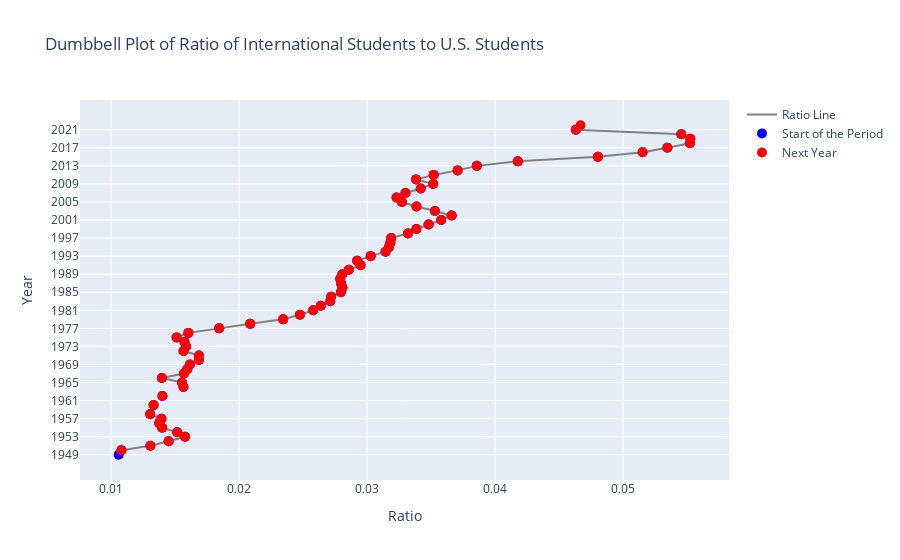

This figure's notebook cell:
### Code cell
# Preparing the data for the dumbbell plot
previous_year_ratio = academic_df['international_us_ratio'][:-1].reset_index(drop=True)
current_year_ratio = academic_df['international_us_ratio'][1:].reset_index(drop=True)

# Creating the dumbbell plot
fig = go.Figure()

# Lines for each pair of years
for i in range(len(previous_year)):
    fig.add_trace(go.Scatter(x=[previous_year_ratio[i], current_year_ratio[i]],
                             y=[previous_year[i], current_year[i]],
                             mode='lines',
                             line_color='grey',
                             name='Ratio Line',  # Custom name for the line
                             showlegend=(i == 0)))  # Show legend only for the first line

# Points for each year
fig.add_trace(go.Scatter(x=previous_year_ratio, y=previous_year, mode='markers', name='Start of the Period', marker=dict(color='blue', size=10)))
fig.add_trace(go.Scatter(x=current_year_ratio, y=current_year, mode='markers', name='Next Year', marker=dict(color='red', size=10)))

fig.update_layout(title='Dumbbell Plot of Ratio of International Students to U.S. Students', xaxis_title='Ratio', yaxis_title='Year', yaxis=dict(type='category'))
fig.show()

### Figure 1 — Plotly figure (JSON) as saved in the notebook; plotly's stock layout.template omitted (floating-point values rounded to 4 significant figures)
{"data": [{"line": {"color": "grey"}, "mode": "lines", "name": "Ratio Line", "showlegend": true, "type": "scatter", "x": [0.01059, 0.01081], "y": [1949, 1950]}, {"line": {"color": "grey"}, "mode": "lines", "name": "Ratio Line", "showlegend": false, "type": "scatter", "x": [0.01081, 0.01307], "y": [1950, 1951]}, {"line": {"color": "grey"}, "mode": "lines", "name": "Ratio Line", "showlegend": false, "type": "scatter", "x": [0.01307, 0.01449], "y": [1951, 1952]}, {"line": {"color": "grey"}, "mode": "lines", "name": "Ratio Line", "showlegend": false, "type": "scatter", "x": [0.01449, 0.01578], "y": [1952, 1953]}, {"line": {"color": "grey"}, "mode": "lines", "name": "Ratio Line", "showlegend": false, "type": "scatter", "x": [0.01578, 0.01516], "y": [1953, 1954]}, {"line": {"color": "grey"}, "mode": "lines", "name": "Ratio Line", "showlegend": false, "type": "scatter", "x": [0.01516, 0.01399], "y": [1954, 1955]}, {"line": {"color": "grey"}, "mode": "lines", "name": "Ratio Line", "showlegend": false, "type": "scatter", "x": [0.01399, 0.01376], "y": [1955, 1956]}, {"line": {"color": "grey"}, "mode": "lines", "name": "Ratio Line", "showlegend": false, "type": "scatter", "x": [0.01376, 0.01394], "y": [1956, 1957]}, {"line": {"color": "grey"}, "mode": "lines", "name": "Ratio Line", "showlegend": false, "type": "scatter", "x": [0.01394, 0.01305], "y": [1957, 1958]}, {"line": {"color": "grey"}, "mode": "lines", "name": "Ratio Line", "showlegend": false, "type": "scatter", "x": [0.01305, null], "y": [1958, 1959]}, {"line": {"color": "grey"}, "mode": "lines", "name": "Ratio Line", "showlegend": false, "type": "scatter", "x": [null, 0.01332], "y": [1959, 1960]}, {"line": {"color": "grey"}, "mode": "lines", "name": "Ratio Line", "showlegend": false, "type": "scatter", "x": [0.01332, null], "y": [1960, 1961]}, {"line": {"color": "grey"}, "mode": "lines", "name": "Ratio Line", "showlegend": false, "type": "scatter", "x": [null, 0.01401], "y": [1961, 1962]}, {"line": {"color": "grey"}, "mode": "lines", "name": "Ratio Line", "showlegend": false, "type": "scatter", "x": [0.01401, null], "y": [1962, 1963]}, {"line": {"color": "grey"}, "mode": "lines", "name": "Ratio Line", "showlegend": false, "type": "scatter", "x": [null, 0.01565], "y": [1963, 1964]}, {"line": {"color": "grey"}, "mode": "lines", "name": "Ratio Line", "showlegend": false, "type": "scatter", "x": [0.01565, 0.01554], "y": [1964, 1965]}, {"line": {"color": "grey"}, "mode": "lines", "name": "Ratio Line", "showlegend": false, "type": "scatter", "x": [0.01554, 0.01397], "y": [1965, 1966]}, {"line": {"color": "grey"}, "mode": "lines", "name": "Ratio Line", "showlegend": false, "type": "scatter", "x": [0.01397, 0.01569], "y": [1966, 1967]}, {"line": {"color": "grey"}, "mode": "lines", "name": "Ratio Line", "showlegend": false, "type": "scatter", "x": [0.01569, 0.01596], "y": [1967, 1968]}, {"line": {"color": "grey"}, "mode": "lines", "name": "Ratio Line", "showlegend": false, "type": "scatter", "x": [0.01596, 0.01615], "y": [1968, 1969]}, {"line": {"color": "grey"}, "mode": "lines", "name": "Ratio Line", "showlegend": false, "type": "scatter", "x": [0.01615, 0.01686], "y": [1969, 1970]}, {"line": {"color": "grey"}, "mode": "lines", "name": "Ratio Line", "showlegend": false, "type": "scatter", "x": [0.01686, 0.01686], "y": [1970, 1971]}, {"line": {"color": "grey"}, "mode": "lines", "name": "Ratio Line", "showlegend": false, "type": "scatter", "x": [0.01686, 0.01566], "y": [1971, 1972]}, {"line": {"color": "grey"}, "mode": "lines", "name": "Ratio Line", "showlegend": false, "type": "scatter", "x": [0.01566, 0.01585], "y": [1972, 1973]}, {"line": {"color": "grey"}, "mode": "lines", "name": "Ratio Line", "showlegend": false, "type": "scatter", "x": [0.01585, 0.01573], "y": [1973, 1974]}, {"line": {"color": "grey"}, "mode": "lines", "name": "Ratio Line", "showlegend": false, "type": "scatter", "x": [0.01573, 0.01512], "y": [1974, 1975]}, {"line": {"color": "grey"}, "mode": "lines", "name": "Ratio Line", "showlegend": false, "type": "scatter", "x": [0.01512, 0.01603], "y": [1975, 1976]}, {"line": {"color": "grey"}, "mode": "lines", "name": "Ratio Line", "showlegend": false, "type": "scatter", "x": [0.01603, 0.01844], "y": [1976, 1977]}, {"line": {"color": "grey"}, "mode": "lines", "name": "Ratio Line", "showlegend": false, "type": "scatter", "x": [0.01844, 0.02087], "y": [1977, 1978]}, {"line": {"color": "grey"}, "mode": "lines", "name": "Ratio Line", "showlegend": false, "type": "scatter", "x": [0.02087, 0.02344], "y": [1978, 1979]}, {"line": {"color": "grey"}, "mode": "lines", "name": "Ratio Line", "showlegend": false, "type": "scatter", "x": [0.02344, 0.02475], "y": [1979, 1980]}, {"line": {"color": "grey"}, "mode": "lines", "name": "Ratio Line", "showlegend": false, "type": "scatter", "x": [0.02475, 0.02578], "y": [1980, 1981]}, {"line": {"color": "grey"}, "mode": "lines", "name": "Ratio Line", "showlegend": false, "type": "scatter", "x": [0.02578, 0.02637], "y": [1981, 1982]}, {"line": {"color": "grey"}, "mode": "lines", "name": "Ratio Line", "showlegend": false, "type": "scatter", "x": [0.02637, 0.02712], "y": [1982, 1983]}, {"line": {"color": "grey"}, "mode": "lines", "name": "Ratio Line", "showlegend": false, "type": "scatter", "x": [0.02712, 0.02719], "y": [1983, 1984]}, {"line": {"color": "grey"}, "mode": "lines", "name": "Ratio Line", "showlegend": false, "type": "scatter", "x": [0.02719, 0.02795], "y": [1984, 1985]}, {"line": {"color": "grey"}, "mode": "lines", "name": "Ratio Line", "showlegend": false, "type": "scatter", "x": [0.02795, 0.02807], "y": [1985, 1986]}, {"line": {"color": "grey"}, "mode": "lines", "name": "Ratio Line", "showlegend": false, "type": "scatter", "x": [0.02807, 0.02796], "y": [1986, 1987]}, {"line": {"color": "grey"}, "mode": "lines", "name": "Ratio Line", "showlegend": false, "type": "scatter", "x": [0.02796, 0.0279], "y": [1987, 1988]}, {"line": {"color": "grey"}, "mode": "lines", "name": "Ratio Line", "showlegend": false, "type": "scatter", "x": [0.0279, 0.02806], "y": [1988, 1989]}, {"line": {"color": "grey"}, "mode": "lines", "name": "Ratio Line", "showlegend": false, "type": "scatter", "x": [0.02806, 0.02857], "y": [1989, 1990]}, {"line": {"color": "grey"}, "mode": "lines", "name": "Ratio Line", "showlegend": false, "type": "scatter", "x": [0.02857, 0.02949], "y": [1990, 1991]}, {"line": {"color": "grey"}, "mode": "lines", "name": "Ratio Line", "showlegend": false, "type": "scatter", "x": [0.02949, 0.02922], "y": [1991, 1992]}, {"line": {"color": "grey"}, "mode": "lines", "name": "Ratio Line", "showlegend": false, "type": "scatter", "x": [0.02922, 0.03028], "y": [1992, 1993]}, {"line": {"color": "grey"}, "mode": "lines", "name": "Ratio Line", "showlegend": false, "type": "scatter", "x": [0.03028, 0.03144], "y": [1993, 1994]}, {"line": {"color": "grey"}, "mode": "lines", "name": "Ratio Line", "showlegend": false, "type": "scatter", "x": [0.03144, 0.0317], "y": [1994, 1995]}, {"line": {"color": "grey"}, "mode": "lines", "name": "Ratio Line", "showlegend": false, "type": "scatter", "x": [0.0317, 0.03182], "y": [1995, 1996]}, {"line": {"color": "grey"}, "mode": "lines", "name": "Ratio Line", "showlegend": false, "type": "scatter", "x": [0.03182, 0.03188], "y": [1996, 1997]}, {"line": {"color": "grey"}, "mode": "lines", "name": "Ratio Line", "showlegend": false, "type": "scatter", "x": [0.03188, 0.03319], "y": [1997, 1998]}, {"line": {"color": "grey"}, "mode": "lines", "name": "Ratio Line", "showlegend": false, "type": "scatter", "x": [0.03319, 0.03384], "y": [1998, 1999]}, {"line": {"color": "grey"}, "mode": "lines", "name": "Ratio Line", "showlegend": false, "type": "scatter", "x": [0.03384, 0.0348], "y": [1999, 2000]}, {"line": {"color": "grey"}, "mode": "lines", "name": "Ratio Line", "showlegend": false, "type": "scatter", "x": [0.0348, 0.03578], "y": [2000, 2001]}, {"line": {"color": "grey"}, "mode": "lines", "name": "Ratio Line", "showlegend": false, "type": "scatter", "x": [0.03578, 0.0366], "y": [2001, 2002]}, {"line": {"color": "grey"}, "mode": "lines", "name": "Ratio Line", "showlegend": false, "type": "scatter", "x": [0.0366, 0.0353], "y": [2002, 2003]}, {"line": {"color": "grey"}, "mode": "lines", "name": "Ratio Line", "showlegend": false, "type": "scatter", "x": [0.0353, 0.03385], "y": [2003, 2004]}, {"line": {"color": "grey"}, "mode": "lines", "name": "Ratio Line", "showlegend": false, "type": "scatter", "x": [0.03385, 0.03271], "y": [2004, 2005]}, {"line": {"color": "grey"}, "mode": "lines", "name": "Ratio Line", "showlegend": false, "type": "scatter", "x": [0.03271, 0.0323], "y": [2005, 2006]}, {"line": {"color": "grey"}, "mode": "lines", "name": "Ratio Line", "showlegend": false, "type": "scatter", "x": [0.0323, 0.03299], "y": [2006, 2007]}, {"line": {"color": "grey"}, "mode": "lines", "name": "Ratio Line", "showlegend": false, "type": "scatter", "x": [0.03299, 0.03418], "y": [2007, 2008]}, {"line": {"color": "grey"}, "mode": "lines", "name": "Ratio Line", "showlegend": false, "type": "scatter", "x": [0.03418, 0.03516], "y": [2008, 2009]}, {"line": {"color": "grey"}, "mode": "lines", "name": "Ratio Line", "showlegend": false, "type": "scatter", "x": [0.03516, 0.03382], "y": [2009, 2010]}, {"line": {"color": "grey"}, "mode": "lines", "name": "Ratio Line", "showlegend": false, "type": "scatter", "x": [0.03382, 0.0352], "y": [2010, 2011]}, {"line": {"color": "grey"}, "mode": "lines", "name": "Ratio Line", "showlegend": false, "type": "scatter", "x": [0.0352, 0.03707], "y": [2011, 2012]}, {"line": {"color": "grey"}, "mode": "lines", "name": "Ratio Line", "showlegend": false, "type": "scatter", "x": [0.03707, 0.03857], "y": [2012, 2013]}, {"line": {"color": "grey"}, "mode": "lines", "name": "Ratio Line", "showlegend": false, "type": "scatter", "x": [0.03857, 0.04176], "y": [2013, 2014]}, {"line": {"color": "grey"}, "mode": "lines", "name": "Ratio Line", "showlegend": false, "type": "scatter", "x": [0.04176, 0.04803], "y": [2014, 2015]}, {"line": {"color": "grey"}, "mode": "lines", "name": "Ratio Line", "showlegend": false, "type": "scatter", "x": [0.04803, 0.05151], "y": [2015, 2016]}, {"line": {"color": "grey"}, "mode": "lines", "name": "Ratio Line", "showlegend": false, "type": "scatter", "x": [0.05151, 0.05345], "y": [2016, 2017]}, {"line": {"color": "grey"}, "mode": "lines", "name": "Ratio Line", "showlegend": false, "type": "scatter", "x": [0.05345, 0.05521], "y": [2017, 2018]}, {"line": {"color": "grey"}, "mode": "lines", "name": "Ratio Line", "showlegend": false, "type": "scatter", "x": [0.05521, 0.05524], "y": [2018, 2019]}, {"line": {"color": "grey"}, "mode": "lines", "name": "Ratio Line", "showlegend": false, "type": "scatter", "x": [0.05524, 0.05454], "y": [2019, 2020]}, {"line": {"color": "grey"}, "mode": "lines", "name": "Ratio Line", "showlegend": false, "type": "scatter", "x": [0.05454, 0.0463], "y": [2020, 2021]}, {"line": {"color": "grey"}, "mode": "lines", "name": "Ratio Line", "showlegend": false, "type": "scatter", "x": [0.0463, 0.04666], "y": [2021, 2022]}, {"marker": {"color": "blue", "size": 10}, "mode": "markers", "name": "Start of the Period", "type": "scatter", "x": [0.01059, 0.01081, 0.01307, 0.01449, 0.01578, 0.01516, 0.01399, 0.01376, 0.01394, 0.01305, null, 0.01332, null, 0.01401, null, 0.01565, 0.01554, 0.01397, 0.01569, 0.01596, 0.01615, 0.01686, 0.01686, 0.01566, 0.01585, 0.01573, 0.01512, 0.01603, 0.01844, 0.02087, 0.02344, 0.02475, 0.02578, 0.02637, 0.02712, 0.02719, 0.02795, 0.02807, 0.02796, 0.0279, 0.02806, 0.02857, 0.02949, 0.02922, 0.03028, 0.03144, 0.0317, 0.03182, 0.03188, 0.03319, 0.03384, 0.0348, 0.03578, 0.0366, 0.0353, 0.03385, 0.03271, 0.0323, 0.03299, 0.03418, 0.03516, 0.03382, 0.0352, 0.03707, 0.03857, 0.04176, 0.04803, 0.05151, 0.05345, 0.05521, 0.05524, 0.05454, 0.0463, 0.04666], "y": [1949, 1950, 1951, 1952, 1953, 1954, 1955, 1956, 1957, 1958, 1959, 1960, 1961, 1962, 1963, 1964, 1965, 1966, 1967, 1968, 1969, 1970, 1971, 1972, 1973, 1974, 1975, 1976, 1977, 1978, 1979, 1980, 1981, 1982, 1983, 1984, 1985, 1986, 1987, 1988, 1989, 1990, 1991, 1992, 1993, 1994, 1995, 1996, 1997, 1998, 1999, 2000, 2001, 2002, 2003, 2004, 2005, 2006, 2007, 2008, 2009, 2010, 2011, 2012, 2013, 2014, 2015, 2016, 2017, 2018, 2019, 2020, 2021]}, {"marker": {"color": "red", "size": 10}, "mode": "markers", "name": "Next Year", "type": "scatter", "x": [0.01081, 0.01307, 0.01449, 0.01578, 0.01516, 0.01399, 0.01376, 0.01394, 0.01305, null, 0.01332, null, 0.01401, null, 0.01565, 0.01554, 0.01397, 0.01569, 0.01596, 0.01615, 0.01686, 0.01686, 0.01566, 0.01585, 0.01573, 0.01512, 0.01603, 0.01844, 0.02087, 0.02344, 0.02475, 0.02578, 0.02637, 0.02712, 0.02719, 0.02795, 0.02807, 0.02796, 0.0279, 0.02806, 0.02857, 0.02949, 0.02922, 0.03028, 0.03144, 0.0317, 0.03182, 0.03188, 0.03319, 0.03384, 0.0348, 0.03578, 0.0366, 0.0353, 0.03385, 0.03271, 0.0323, 0.03299, 0.03418, 0.03516, 0.03382, 0.0352, 0.03707, 0.03857, 0.04176, 0.04803, 0.05151, 0.05345, 0.05521, 0.05524, 0.05454, 0.0463, 0.04666, 0.05576], "y": [1950, 1951, 1952, 1953, 1954, 1955, 1956, 1957, 1958, 1959, 1960, 1961, 1962, 1963, 1964, 1965, 1966, 1967, 1968, 1969, 1970, 1971, 1972, 1973, 1974, 1975, 1976, 1977, 1978, 1979, 1980, 1981, 1982, 1983, 1984, 1985, 1986, 1987, 1988, 1989, 1990, 1991, 1992, 1993, 1994, 1995, 1996, 1997, 1998, 1999, 2000, 2001, 2002, 2003, 2004, 2005, 2006, 2007, 2008, 2009, 2010, 2011, 2012, 2013, 2014, 2015, 2016, 2017, 2018, 2019, 2020, 2021, 2022]}], "layout": {"title": {"text": "Dumbbell Plot of Ratio of International Students to U.S. Students"}, "xaxis": {"title": {"text": "Ratio"}}, "yaxis": {"title": {"text": "Year"}, "type": "category"}}}
